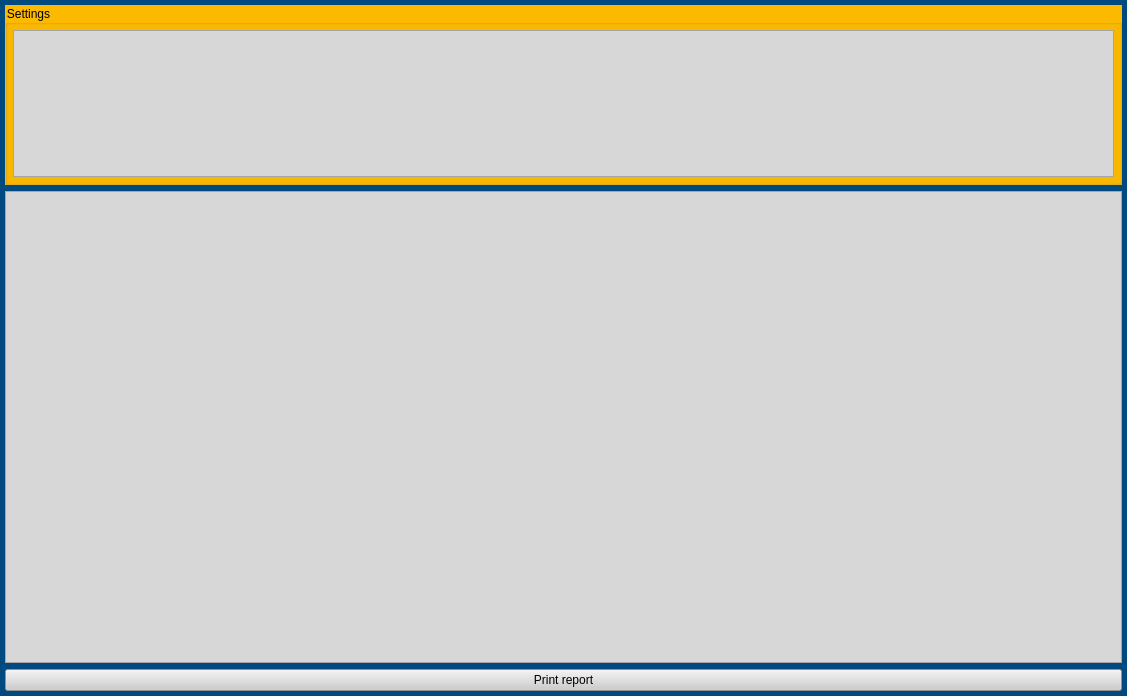
<?xml version="1.0" encoding="UTF-8"?>
<ui version="4.0">
 <class>Form</class>
 <widget class="QWidget" name="Form">
  <property name="geometry">
   <rect>
    <x>0</x>
    <y>0</y>
    <width>1127</width>
    <height>696</height>
   </rect>
  </property>
  <property name="windowTitle">
   <string>Anchor dimensioning tool</string>
  </property>
  <property name="styleSheet">
   <string notr="true">QWidget{
background-color: rgb(0, 74, 127);
}

QPushButton{
background-color: rgb(205, 205, 205);
}

QLineEdit{
background-color:rgb(255, 255, 255)
}

QLabel{
background-color:rgb(215, 215, 215)
}

QCheckBox{
background-color:rgb(215, 215, 215)
}


QTableWidget{
background-color:rgb(215, 215, 215)
}

QComboBox{
background-color:rgb(255, 255, 255)
}

QGroupBox{
background-color: rgb(251, 185, 0);
}



</string>
  </property>
  <layout class="QGridLayout" name="gridLayout_2">
   <property name="leftMargin">
    <number>5</number>
   </property>
   <property name="topMargin">
    <number>5</number>
   </property>
   <property name="rightMargin">
    <number>5</number>
   </property>
   <property name="bottomMargin">
    <number>5</number>
   </property>
   <item row="0" column="0">
    <widget class="QGroupBox" name="groupBox">
     <property name="maximumSize">
      <size>
       <width>16777215</width>
       <height>180</height>
      </size>
     </property>
     <property name="title">
      <string>Settings</string>
     </property>
     <layout class="QGridLayout" name="gridLayout">
      <property name="leftMargin">
       <number>5</number>
      </property>
      <property name="topMargin">
       <number>5</number>
      </property>
      <property name="rightMargin">
       <number>5</number>
      </property>
      <property name="bottomMargin">
       <number>5</number>
      </property>
      <item row="0" column="0">
       <widget class="QTableWidget" name="tableWidget">
        <property name="sizePolicy">
         <sizepolicy hsizetype="Expanding" vsizetype="Minimum">
          <horstretch>0</horstretch>
          <verstretch>0</verstretch>
         </sizepolicy>
        </property>
       </widget>
      </item>
     </layout>
    </widget>
   </item>
   <item row="2" column="0">
    <widget class="QTableWidget" name="tableWidget_2"/>
   </item>
   <item row="3" column="0">
    <widget class="QPushButton" name="pushButton">
     <property name="text">
      <string>Print report</string>
     </property>
    </widget>
   </item>
  </layout>
 </widget>
 <resources/>
 <connections/>
</ui>
